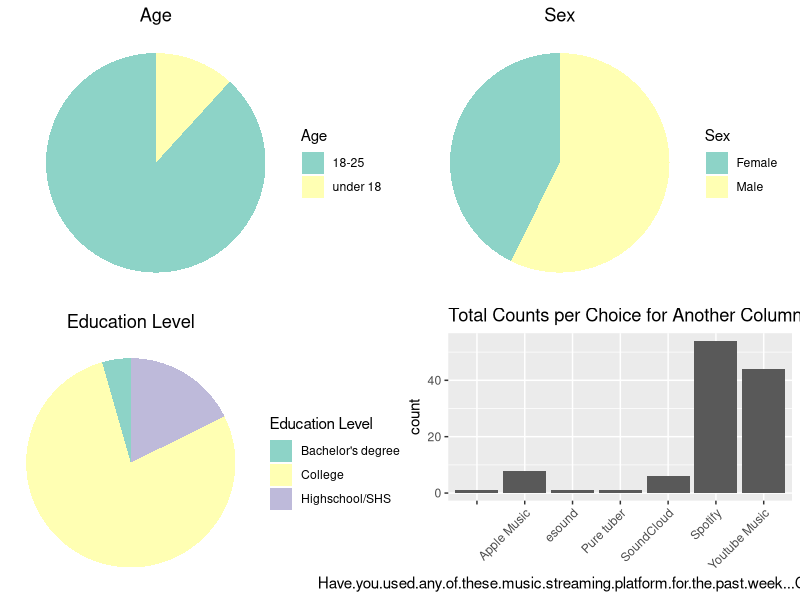

Source code (R):
library(ggplot2)
library(dplyr)
library(tidyr)
library(gridExtra)

# Read the data
data <- read.csv("survey.csv")

# Remove rows with missing values
cleaned_data <- na.omit(data)

# Calculate the total counts per choice for the desired column
column_counts <- cleaned_data %>%
  separate_rows(Have.you.used.any.of.these.music.streaming.platform.for.the.past.week...Can.select.multiple., sep = ", ") %>%
  group_by(Have.you.used.any.of.these.music.streaming.platform.for.the.past.week...Can.select.multiple.) %>%
  summarise(count = n())

# Bar graph for the total counts per choice
bar_another_column <- ggplot(column_counts, aes(x = Have.you.used.any.of.these.music.streaming.platform.for.the.past.week...Can.select.multiple., y = count)) +
  geom_bar(stat = "identity") +
  labs(title = "Total Counts per Choice for Another Column") +
  theme(axis.text.x = element_text(angle = 45, hjust = 1))

# Pie chart for age 
pie_chart_age <- ggplot(cleaned_data, aes(x = "", fill = factor(Age))) +
  geom_bar(width = 1, position = "fill") +
  coord_polar(theta = "y") +
  scale_fill_brewer(palette = "Set3") +
  labs(title = "Age",
       fill = "Age") +
  theme_void() +
  theme(
    plot.title = element_text(hjust = 0.5)
  )

# Pie chart for sex 
pie_chart_sex <- ggplot(cleaned_data, aes(x = "", fill = factor(Sex))) +
  geom_bar(width = 1, position = "fill") +
  coord_polar(theta = "y") +
  scale_fill_brewer(palette = "Set3") +
  labs(title = "Sex",
       fill = "Sex") +
  theme_void() +
  theme(
    plot.title = element_text(hjust = 0.5)
  )

# Pie chart for education level 
pie_chart_education <- ggplot(cleaned_data, aes(x = "", fill = factor(Education_level))) +
  geom_bar(width = 1, position = "fill") +
  coord_polar(theta = "y") +
  scale_fill_brewer(palette = "Set3") +
  labs(title = "Education Level",
       fill = "Education Level") +
  theme_void() +
  theme(
    plot.title = element_text(hjust = 0.5)
  )

# Arrange the plots
grid.arrange(pie_chart_age, pie_chart_sex, pie_chart_education, bar_another_column, nrow = 2)

